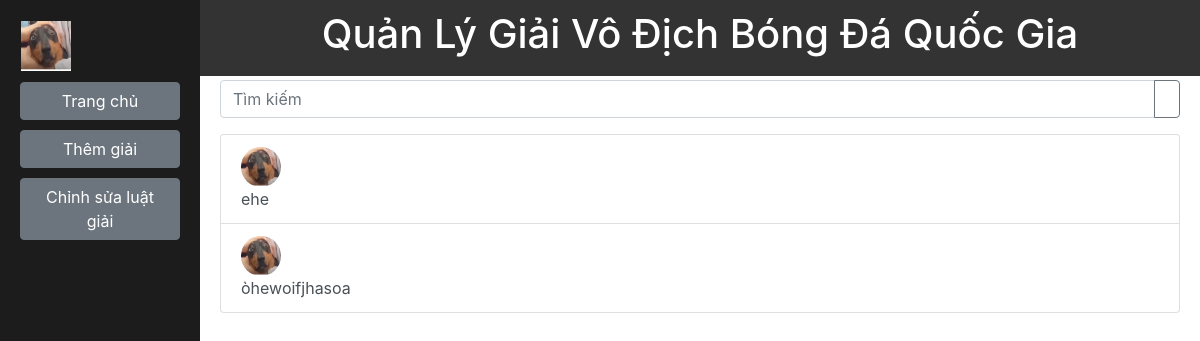
The page / on the database its author committed.
### models/season.py (models this page shows, shortened)
class Season(db.Model):
    id = db.Column(db.Integer, primary_key=True)
    name = db.Column(db.String(100), nullable=False)
    profile_picture = db.Column(db.String(255))
    rule_id = db.Column(db.Integer, db.ForeignKey('rule.id'), nullable=False)
    note = db.Column(db.String(255), nullable=True)
    rules = db.relationship('Rule', backref=db.backref('seasons', lazy=True))

### routes/home_routes.py (the view)
    @app.route('/')
    def home():
        seasons = Season.query.all()
        return render_template('index.html', seasons=seasons)

### routes/home_routes.py (called while the page is built)
def setup_home_routes(app):
    @app.route('/')
    def home():
        seasons = Season.query.all()
        return render_template('index.html', seasons=seasons)

### templates/index.html (shortened to what this page needs)
{% extends "base.html" %}
{% block title %}Quản Lý Giải Vô Địch Bóng Đá Quốc Gia{% endblock %}
{% block sidebar %}
<button class="btn btn-secondary btn-block" onclick="window.location.href='/'">Trang chủ</button>
<button class="btn btn-secondary btn-block" onclick="window.location.href='/add-season'">Thêm giải</button>
<button class="btn btn-secondary btn-block" onclick="window.location.href='/rule-change'">Chỉnh sửa luật giải</button>
{% endblock %}
{% block content %}
<div class="input-group mb-3">
    <input type="text" class="form-control" placeholder="Tìm kiếm" aria-label="Tìm kiếm" aria-describedby="search-button">
    <div class="input-group-append">
        <button class="btn btn-outline-secondary" type="button" id="search-button">
        </button>
    </div>
</div>
<div class="list-group">
    {% for season in seasons %}
    <button class="list-group-item list-group-item-action season-button" onclick="window.location.href='/season/{{ season.id }}'">
        <div class="btn-icon">
            <img src="{{ url_for('static', filename=season.profile_picture) }}" alt="{{ season.name }}" class="img-fluid rounded-circle" style="width: 40px; height: 40px;">
        </div> {{ season.name }}
    </button>
    {% endfor %}
</div>
{% endblock %}

### templates/base.html (style rules this page uses)
body { margin: 0; padding: 0; background-color: #fff; }
.sidebar button { margin-bottom: 10px; }

### rows shown on the page
Season: profile_picture (picture), name "ehe"
Season: profile_picture (picture), name "òhewoifjhasoa"
